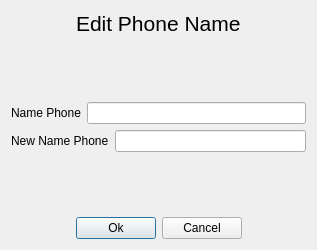
<?xml version="1.0" encoding="UTF-8"?>
<ui version="4.0">
 <class>EditPhoneName</class>
 <widget class="QDialog" name="EditPhoneName">
  <property name="geometry">
   <rect>
    <x>0</x>
    <y>0</y>
    <width>317</width>
    <height>250</height>
   </rect>
  </property>
  <property name="windowTitle">
   <string>Dialog</string>
  </property>
  <layout class="QVBoxLayout" name="verticalLayout">
   <item>
    <layout class="QHBoxLayout" name="horizontalLayout_5">
     <item>
      <spacer name="horizontalSpacer_3">
       <property name="orientation">
        <enum>Qt::Horizontal</enum>
       </property>
       <property name="sizeHint" stdset="0">
        <size>
         <width>40</width>
         <height>20</height>
        </size>
       </property>
      </spacer>
     </item>
     <item>
      <widget class="QLabel" name="label_3">
       <property name="font">
        <font>
         <pointsize>16</pointsize>
        </font>
       </property>
       <property name="text">
        <string>Edit Phone Name</string>
       </property>
      </widget>
     </item>
     <item>
      <spacer name="horizontalSpacer_4">
       <property name="orientation">
        <enum>Qt::Horizontal</enum>
       </property>
       <property name="sizeHint" stdset="0">
        <size>
         <width>40</width>
         <height>20</height>
        </size>
       </property>
      </spacer>
     </item>
    </layout>
   </item>
   <item>
    <spacer name="verticalSpacer_2">
     <property name="orientation">
      <enum>Qt::Vertical</enum>
     </property>
     <property name="sizeHint" stdset="0">
      <size>
       <width>20</width>
       <height>40</height>
      </size>
     </property>
    </spacer>
   </item>
   <item>
    <layout class="QHBoxLayout" name="horizontalLayout_4">
     <item>
      <widget class="QLabel" name="label">
       <property name="text">
        <string>Name Phone</string>
       </property>
      </widget>
     </item>
     <item>
      <widget class="QLineEdit" name="name_lineEdit"/>
     </item>
    </layout>
   </item>
   <item>
    <layout class="QHBoxLayout" name="horizontalLayout_2">
     <item>
      <widget class="QLabel" name="label_2">
       <property name="text">
        <string>New Name Phone</string>
       </property>
      </widget>
     </item>
     <item>
      <widget class="QLineEdit" name="new_name_lineEdit"/>
     </item>
    </layout>
   </item>
   <item>
    <spacer name="verticalSpacer">
     <property name="orientation">
      <enum>Qt::Vertical</enum>
     </property>
     <property name="sizeHint" stdset="0">
      <size>
       <width>20</width>
       <height>40</height>
      </size>
     </property>
    </spacer>
   </item>
   <item>
    <layout class="QHBoxLayout" name="horizontalLayout">
     <item>
      <spacer name="horizontalSpacer">
       <property name="orientation">
        <enum>Qt::Horizontal</enum>
       </property>
       <property name="sizeHint" stdset="0">
        <size>
         <width>40</width>
         <height>20</height>
        </size>
       </property>
      </spacer>
     </item>
     <item>
      <layout class="QHBoxLayout" name="horizontalLayout_3">
       <item>
        <widget class="QPushButton" name="ok_Button">
         <property name="text">
          <string>Ok</string>
         </property>
        </widget>
       </item>
       <item>
        <widget class="QPushButton" name="CancelButton">
         <property name="text">
          <string>Cancel</string>
         </property>
        </widget>
       </item>
      </layout>
     </item>
     <item>
      <spacer name="horizontalSpacer_2">
       <property name="orientation">
        <enum>Qt::Horizontal</enum>
       </property>
       <property name="sizeHint" stdset="0">
        <size>
         <width>40</width>
         <height>20</height>
        </size>
       </property>
      </spacer>
     </item>
    </layout>
   </item>
  </layout>
 </widget>
 <resources/>
 <connections/>
</ui>
